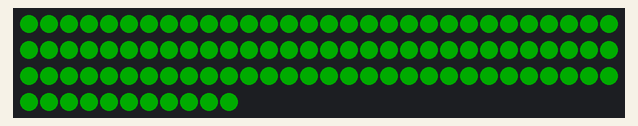
Bench run of a sketch on a simulated Arduino Uno, built with avr-gcc and run on an emulated ATmega328P. On the bench: 101 RGB LEDs in strip order, left to right, continuing on the next row. Dim RGB values are drawn brighter than linear.

Above: at 0.46 s.
At 37.76 s:
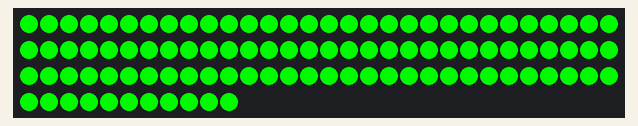

The sketch:

Light_Test.ino
```cpp
// Test script for neo-pixel LEDs
// Before testing make sure that the 12 volt power-
// supply is plugged in & the pin is correctly connected

#include "FastLED.h"

#define NUM_LEDS 101  // number of LEDs
#define DATA_PIN 8    // LED pin

CRGB leds[NUM_LEDS];

void pulseLights(int red, int green, int blue);
void choiceStateLights();

void setup() {
  FastLED.addLeds<NEOPIXEL, DATA_PIN>(leds, NUM_LEDS);
}

void loop() {
  FastLED.clear();
  //comment one of the funcions to test them
  pulseLights(0, 255, 0);
  // choiceStateLights();
}

void pulseLights(int red, int green, int blue) {
  float r, g, b;

  // fade in
  for (int i = 0; i <= 255; i++) {
    r = (i / 256.0) * red;
    g = (i / 256.0) * green;
    b = (i / 256.0) * blue;
    fill_solid(leds, NUM_LEDS, CRGB(r, g, b));
    FastLED.show();
    delay(2);
  }

  // fade out
  for (int i = 255; i >= 0; i--) {
    r = (i / 256.0) * red;
    g = (i / 256.0) * green;
    b = (i / 256.0) * blue;
    fill_solid(leds, NUM_LEDS, CRGB(r, g, b));
    FastLED.show();
    delay(2);
  }
}
void choiceStateLights() {
  // Blue section: LEDs 0–10
  for (int i = 0; i <= 10; i++) {
    leds[i].setRGB(0, 0, 255);
  }

  // Red section: LEDs 11–33
  for (int i = 11; i <= 33; i++) {
    leds[i].setRGB(255, 0, 0);
  }

  // Blue section: LEDs 34–55
  for (int i = 34; i <= 55; i++) {
    leds[i].setRGB(0, 0, 255);
  }

  // Red section: LEDs 56–73
  for (int i = 56; i <= 73; i++) {
    leds[i].setRGB(255, 0, 0);
  }

  // Blue section: LEDs 74–90
  for (int i = 74; i <= 90; i++) {
    leds[i].setRGB(0, 0, 255);
  }

  // Red section: LEDs 91–101
  for (int i = 91; i <= 101; i++) {
    leds[i].setRGB(255, 0, 0);
  }
  FastLED.show();
}
```
